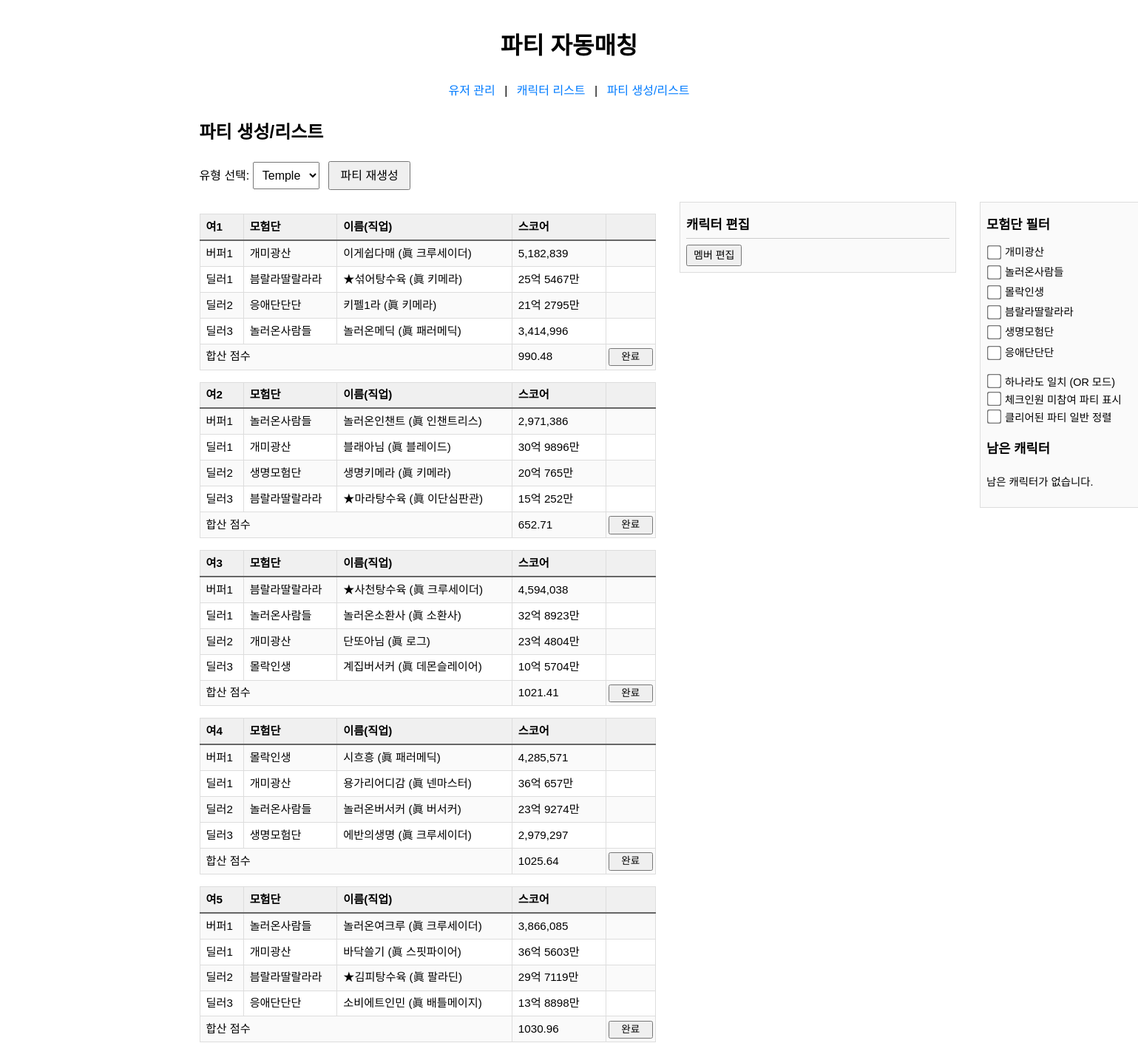
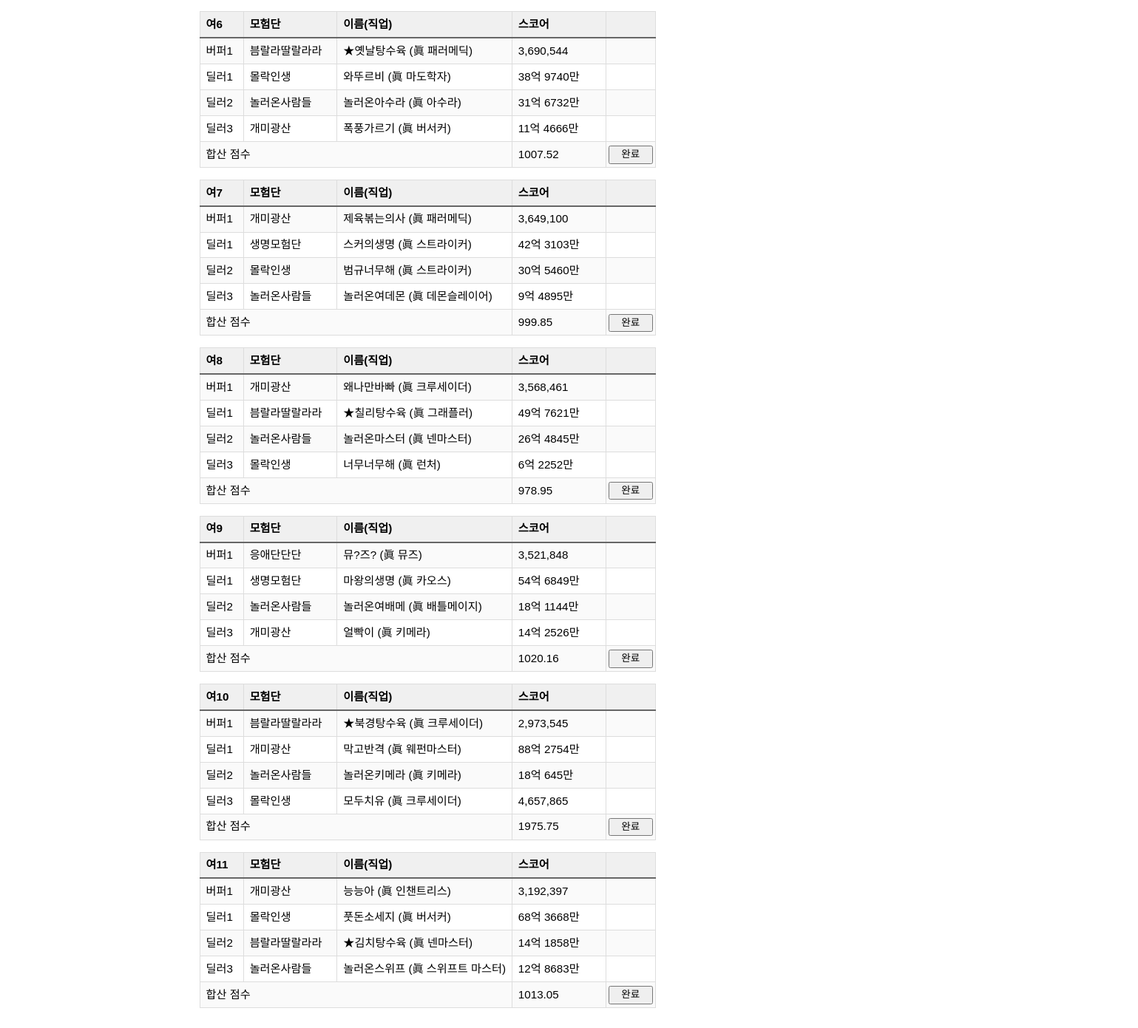
Page /party/ on the earlier database version (2 pictures, top to bottom).
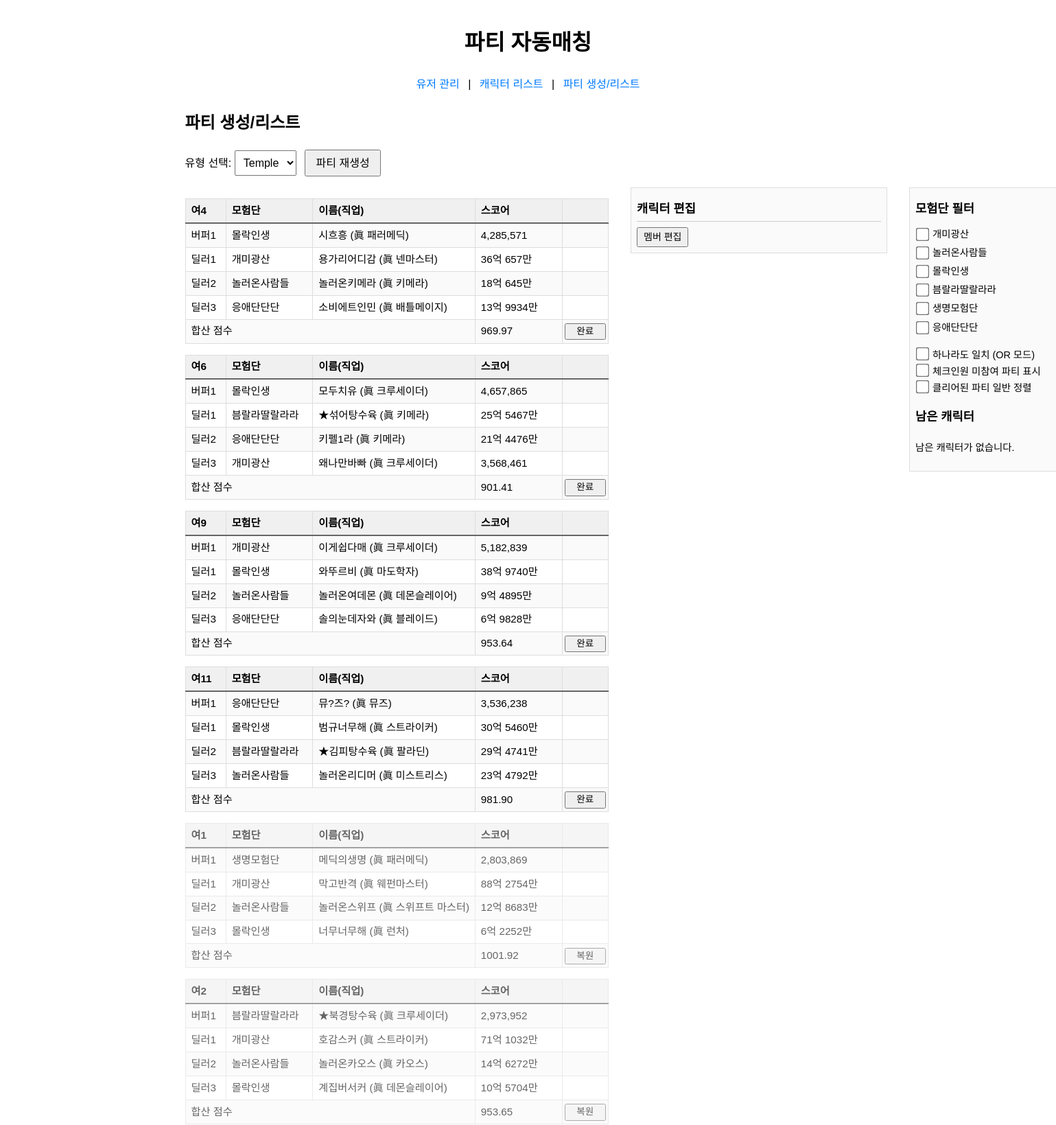
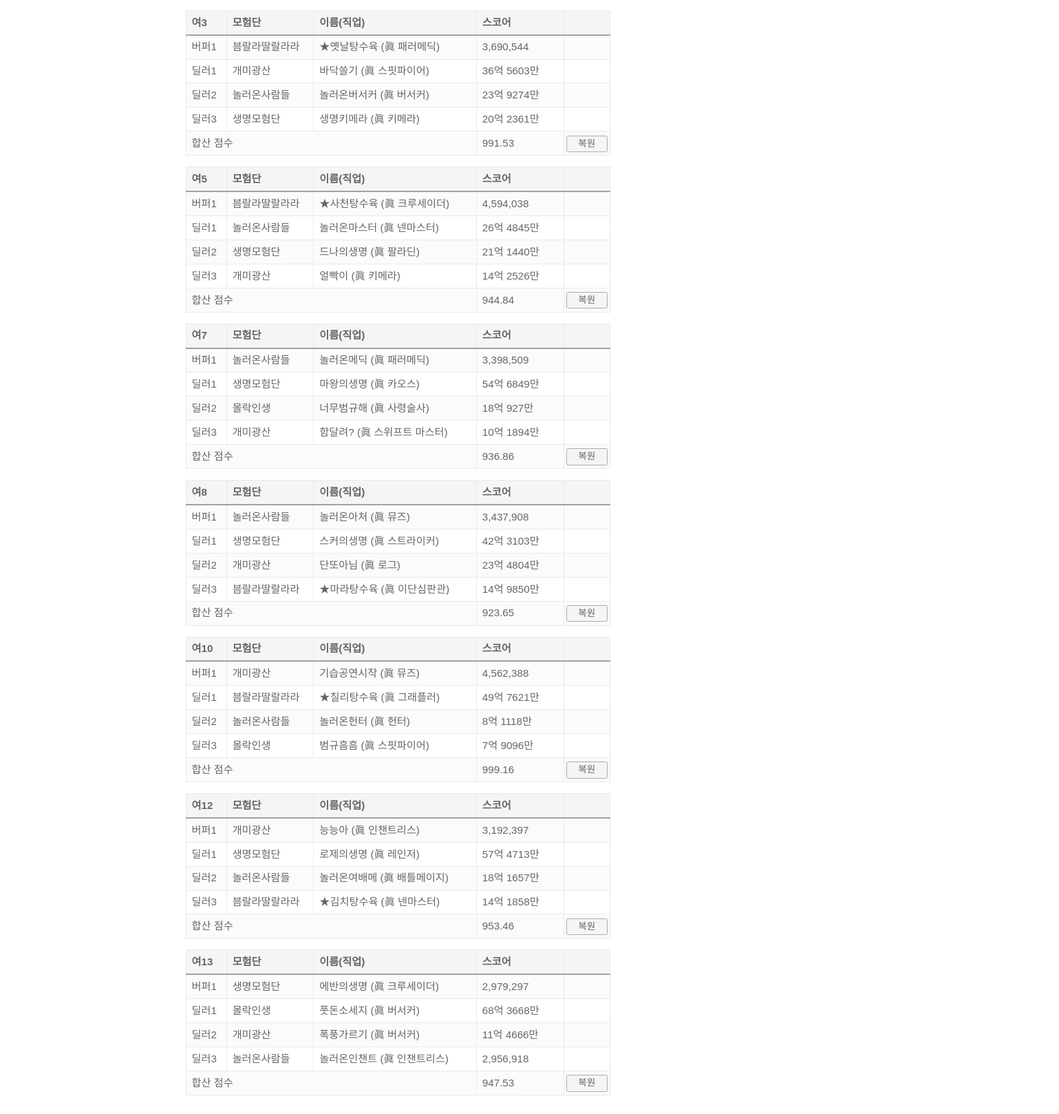
Same page on the later database version (2 pictures, top to bottom).
### tables this page shows
CREATE TABLE "party" (
	"id"	INTEGER,
	"type"	TEXT,
	"buffer"	TEXT,
	"dealer1"	TEXT,
	"dealer2"	TEXT,
	"dealer3"	TEXT,
	"result"	NUMERIC,
	"is_completed"	TEXT,
	PRIMARY KEY("id" AUTOINCREMENT)
);

### blueprints/party.py (the view, shortened to what this page needs)
@party_bp.route('/', methods=['GET', 'POST'])
def list_and_generate():
    role = request.values.get('role', 'temple')
    conn = get_db_connection()
    rows = conn.execute(
        "SELECT id, buffer, dealer1, dealer2, dealer3, result, "
        "       COALESCE(is_completed, 0) AS is_completed "
        "FROM party WHERE type = ? ORDER BY id ASC",
        (role,)
    ).fetchall()
    parties = []
    for r in rows:
        completed_flag = False
        try:
            completed_flag = bool(int(r['is_completed']))
        except Exception:
            completed_flag = bool(r['is_completed'])
        raw_buf = r['buffer']
        if raw_buf:
            buf = json.loads(raw_buf)
            buf['isbuffer'] = bool(int(buf.get('isbuffer', 0)))
        else:
            buf = None
        dealers = []
        for key in ('dealer1', 'dealer2', 'dealer3'):
            raw = r[key]
            if raw:
                d = json.loads(raw)
                d['isbuffer'] = bool(int(d.get('isbuffer', 0)))
                dealers.append(d)
            else:
                dealers.append(None)
        parties.append({
            'id': r['id'],
            'buffer': buf,
            'dealers': dealers,
            'result': r['result'],
            'is_completed': bool(int(r['is_completed'])),
        })
    ab_rows = conn.execute(
        "SELECT character FROM abandonment WHERE type = ? ORDER BY id ASC",
        (role,)
    ).fetchall()
    abandoned = [json.loads(r['character']) for r in ab_rows]
    conn.close()
    return render_template(
        'party.html',
        selected=role,
        parties=parties,
        abandoned=abandoned
    )

### blueprints/party.py (called while the page is built)
def format_korean(num):
    parts = []
    eok = num // 100_000_000
    if eok:
        parts.append(f"{eok}억")
        num %= 100_000_000
    man = num // 10_000
    if man:
        parts.append(f"{man}만")
    return " ".join(parts) or "0"

### db.py (called while the page is built)
def get_db_connection():
    db_path = os.path.join(current_app.root_path, 'database', 'DB.sqlite')
    conn = sqlite3.connect(db_path)
    conn.row_factory = sqlite3.Row
    return conn

### templates/party.html (shortened to what this page needs)
{% extends 'base.html' %}
{% block content %}
  <h2>파티 생성/리스트</h2>
  <div style="margin-bottom:1rem;">
    <form method="get" action="" style="display:inline;">
      <label for="role-select">유형 선택:</label>
      <select id="role-select" name="role" onchange="this.form.submit()">
        <option value="temple" {% if selected=='temple' %}selected{% endif %}>Temple</option>
      </select>
    </form>
	<form method="post" action="" style="display:inline; margin-left:0.5rem;" id="regen-form">
	  <button type="submit" id="regen-btn">파티 재생성</button>
	</form>
  </div>
  {% if parties %}
    <div class="party-wrapper">
      {% set prefixes = {'temple':'여','azure':'애','venus':'베'} %}
      <div class="party-list">
        {% for p in parties %}
          {% set partyIndex = loop.index %}
          <table class="border table-auto {% if p.is_completed %}completed{% endif %}" data-id="{{ p.id }}">
            <colgroup>
              <col style="width:7ch">
              <col style="width:15ch">
              <col style="width:28ch">
              <col style="width:15ch">
              <col style="width:8ch">
            </colgroup>
            <thead class="bg-gray-100">
              <tr>
                <th>{{ prefixes[selected] }}{{ loop.index }}</th>
                <th>모험단</th>
                <th>이름(직업)</th>
                <th>스코어</th>
                <th></th>
              </tr>
            </thead>
            <tbody>
			  <tr class="border-b">
				<td>버퍼1</td>
				{% if p.buffer %}
				  <td>{{ p.buffer.adventure }}</td>
				  <td>{{ p.buffer.chara_name }} ({{ p.buffer.job }})</td>
				  <td class="text-right">{{ "{:,}".format(p.buffer.score) }}</td>
				{% else %}
				  <td colspan="2" class="text-center">—</td>
				  <td class="text-right">—</td>
				{% endif %}
				<td class="swap-col">
				</td>
			  </tr>
              {% for i in range(3) %}
                {% set d = p.dealers[i] %}
                <tr class="border-b">
                  <td>딜러{{ i+1 }}</td>
                  {% if d %}
                    <td>{{ d.adventure }}</td>
                    <td>{{ d.chara_name }} ({{ d.job }})</td>
                    <td class="text-right">
                      {% if d.isbuffer %}
                        {{ "{:,}".format(d.score) }}
                      {% else %}
                        <span class="score-text">{{ d.score | int | korean }}</span>
                      {% endif %}
                    </td>
                  {% else %}
                    <td colspan="2" class="text-center">—</td>
                    <td>—</td>
                  {% endif %}
                  <td class="swap-col">
                  </td>
                </tr>
              {% endfor %}
              <tr class="bg-gray-100">
                <td colspan="3" class="text-right font-semibold">합산 점수</td>
                <td class="text-right font-semibold">
                  {{ "{:.2f}".format(p.result) if p.result is not none else '—' }}
                </td>
                <td>
                  {% if not p.is_completed %}
                    <form method="post"
                          action="{{ url_for('party.complete_party') }}"
                          onsubmit="return confirm('이 파티를 던전 클리어 처리하시겠습니까?');">
                      <button type="submit">완료</button>
                    </form>
                  {% else %}
                    <form method="post"
                          action="{{ url_for('party.uncomplete_party') }}"
                          onsubmit="return confirm('이 파티를 미완료 상태로 되돌리시겠습니까?');">
                      <button type="submit">복원</button>
                    </form>
                  {% endif %}
                </td>
              </tr>
            </tbody>
          </table>
        {% endfor %}
      </div>
      <div class="middle-list">
        <h3>캐릭터 편집</h3>
        <button id="edit-members-btn">멤버 편집</button>
      </div>
      <div class="abandon-list">
        <h3>모험단 필터</h3>
        <ul id="filter-options" class="filter-options"></ul>
        <div class="mode-toggle">
          <label><input type="checkbox" id="filter-mode"> 하나라도 일치 (OR 모드)</label><br>
		  <label><input type="checkbox" id="show-non-participating"> 체크인원 미참여 파티 표시</label><br>
          <label><input type="checkbox" id="show-completed"> 클리어된 파티 일반 정렬</label>
        </div>
        <h3>남은 캐릭터</h3>
        {% if abandoned %}
          <ul class="characters">
            {% for c in abandoned %}
              <li data-char='{{ c|tojson }}'>
                <div class="character-card">
                  <div class="card-top">
                    {{ c.adventure }} — {{ c.chara_name }} ({{ c.job }})
                  </div>
                  <div class="card-bottom">
                    [{{ '버퍼' if c.isbuffer else '딜러' }}] - {{ "{:,}".format(c.score) }}
                    <button class="swap-in-btn" disabled>IN</button>
                  </div>
                </div>
              </li>
            {% endfor %}
          </ul>
        {% else %}
          <p>남은 캐릭터가 없습니다.</p>
        {% endif %}
      </div>
    </div>
  {% else %}
    <p>해당 유형의 파티가 없습니다. 파티 재생성을 눌러주세요.</p>
  {% endif %}
{% endblock %}

### templates/base.html (shortened to what this page needs)
<!doctype html>
<html lang="ko">
<head>
  <link rel="stylesheet" href="{{ url_for('static', filename='style.css') }}">
</head>
<body>
  <header>
    <h1>파티 자동매칭</h1>
    <nav>
      <a href="{{ url_for('users.list_users') }}">유저 관리</a> |
      <a href="{{ url_for('characters.show_characters') }}">캐릭터 리스트</a> |
      <a href="{{ url_for('party.list_and_generate') }}">파티 생성/리스트</a>
    </nav>
  </header>
  <main>
    {% block content %}{% endblock %}
  </main>
</body>
</html>
</body>
</html>

### static/style.css (style rules this page uses)
body { font-family: sans-serif; max-width: 1000px; margin: 0 auto; padding: 1rem; line-height: 1.6; }
header { text-align: center; margin-bottom: 1.5rem; }
nav { margin-top: 0.5rem; }
nav a { margin: 0 0.5rem; text-decoration: none; color: #007bff; }
select { padding: 0.4rem 0.6rem; font-size: 0.9rem; }
button { padding: 0.4rem 0.8rem; font-size: 1rem; line-height: 1.2; cursor: pointer; margin-right: 0.25rem; }
.table, table { width: auto; border-collapse: collapse; font-size: 0.9rem; margin-top: 1rem; }
th, td { border: 1px solid #ddd; padding: 0.4rem 0.8rem; text-align: left; white-space: nowrap; }
thead th { background-color: #f0f0f0; border-bottom: 2px solid #666; }
tbody tr:nth-child(odd) { background-color: #fafafa; }
p { margin-top: 1rem; font-size: 0.9rem; }
@media (min-width: 1024px) and (max-width: 1919px) { body { max-width: 1000px; padding: 1rem; } }
@media (min-width: 1024px) and (max-width: 1919px) { button { padding: 0.5rem 0.9rem; font-size: 1rem; margin-right: 0.4rem; } }
@media (min-width: 1024px) and (max-width: 1919px) { select { padding: 0.5rem; font-size: 1rem; } }
@media (min-width: 1024px) and (max-width: 1919px) { table { font-size: 0.95rem; } }
input[type="checkbox"] { transform: scale(1.5); margin: 0.25rem; }
.party-wrapper { display: flex; align-items: flex-start; gap: 2rem; width: 100%; }
.party-list { flex: 0 0 auto; margin-right: auto; }
.middle-list { flex: 0 0 40ch; position: sticky; top: 1rem; max-height: calc(100vh - 6rem); overflow-y: auto; padding: 0.5rem; border: 1px solid #ddd; background: #fafafa; }
.middle-list h3 { margin-top: 0.5rem; margin-bottom: 0.5rem; font-size: 1.1rem; border-bottom: 1px solid #ccc; padding-bottom: 0.25rem; }
.abandon-list { flex: 0 0 40ch; margin-left: 2rem; position: sticky; top: 1rem; max-height: calc(100vh - 6rem); overflow-y: auto; padding: 0.5rem; border: 1px solid #ddd; background: #fafafa; }
.party-list button, .abandon-list button { padding: 0.10rem 0.5rem; font-size: 0.875rem; line-height: 1.2; }
.party-list table th, .party-list table td { padding: 0.3rem 0.5rem; }
#edit-members-btn { padding: 0.25rem 0.5rem; font-size: 0.875rem; line-height: 1.2; margin: 0; }
.party-list table td:last-child form button { display: inline-block; width: 100%; margin: 0; padding: 0; height: 100%; font-size: 0.85rem; line-height: 1.5em; }
.party-list table td:last-child { padding: 0.2em; text-align: center; vertical-align: middle; }
.party-list table td.swap-col { padding: 0.2em; text-align: center; vertical-align: middle; }
.swap-col { padding: 0; }
.middle-list h3 { border-bottom: 1px solid #ccc; }

### templates/party.html (style rules this page uses)
.completed { filter: grayscale(100%); opacity: 0.6; }
.party-wrapper { display: flex; align-items: flex-start; gap: 2rem; width: 100%; }
.party-list { flex: 1 1 auto; }
.party-list table { width: 65ch; table-layout: fixed; margin-bottom: 1rem; }
.abandon-list { flex: 0 0 40ch; margin-left: auto; position: sticky; top: 1rem; max-height: calc(100vh - 6rem); overflow-y: auto; padding: 0.5rem; border: 1px solid #ddd; background: #fafafa; }
.abandon-list h3 { margin: 0.5rem 0 0.25rem; font-size: 1.1rem; padding-bottom: 0.25rem; }
.abandon-list .filter-options { list-style: none; padding: 0; margin: 0.5rem 0 1rem; }
.abandon-list .mode-toggle { margin-bottom: 1rem; font-size: 0.9rem; }

Differences in the rows shown:
removed party: prefixes "여", buffer.adventure "개미광산", buffer.chara_name "이게쉽다매", buffer.job "眞 크루세이더", buffer.score "5,182,839", i "1" "2" "3", adventure "븜랄라딸랄라라" "응애단단단" "놀러온사람들", chara_name "★섞어탕수육" "키펠1라" "놀러온메딕", job "眞 키메라" "眞 키메라" "眞 패러메딕", score|korean "25억 5467만" "21억 2795만", score "3,414,996", result "990.48"
removed party: prefixes "여", buffer.adventure "놀러온사람들", buffer.chara_name "놀러온인챈트", buffer.job "眞 인챈트리스", buffer.score "2,971,386", i "1" "2" "3", adventure "개미광산" "생명모험단" "븜랄라딸랄라라", chara_name "블래아님" "생명키메라" "★마라탕수육", job "眞 블레이드" "眞 키메라" "眞 이단심판관", score|korean "30억 9896만" "20억 765만" "15억 252만", result "652.71"
removed party: prefixes "여", buffer.adventure "븜랄라딸랄라라", buffer.chara_name "★사천탕수육", buffer.job "眞 크루세이더", buffer.score "4,594,038", i "1" "2" "3", adventure "놀러온사람들" "개미광산" "몰락인생", chara_name "놀러온소환사" "단또아님" "계집버서커", job "眞 소환사" "眞 로그" "眞 데몬슬레이어", score|korean "32억 8923만" "23억 4804만" "10억 5704만", result "1021.41"
removed party: prefixes "여", buffer.adventure "몰락인생", buffer.chara_name "시흐흥", buffer.job "眞 패러메딕", buffer.score "4,285,571", i "1" "2" "3", adventure "개미광산" "놀러온사람들" "생명모험단", chara_name "용가리어디감" "놀러온버서커" "에반의생명", job "眞 넨마스터" "眞 버서커" "眞 크루세이더", score|korean "36억 657만" "23억 9274만", score "2,979,297", result "1025.64"
removed party: prefixes "여", buffer.adventure "놀러온사람들", buffer.chara_name "놀러온여크루", buffer.job "眞 크루세이더", buffer.score "3,866,085", i "1" "2" "3", adventure "개미광산" "븜랄라딸랄라라" "응애단단단", chara_name "바닥쓸기" "★김피탕수육" "소비에트인민", job "眞 스핏파이어" "眞 팔라딘" "眞 배틀메이지", score|korean "36억 5603만" "29억 7119만" "13억 8898만", result "1030.96"
removed party: prefixes "여", buffer.adventure "븜랄라딸랄라라", buffer.chara_name "★옛날탕수육", buffer.job "眞 패러메딕", buffer.score "3,690,544", i "1" "2" "3", adventure "몰락인생" "놀러온사람들" "개미광산", chara_name "와뚜르비" "놀러온아수라" "폭풍가르기", job "眞 마도학자" "眞 아수라" "眞 버서커", score|korean "38억 9740만" "31억 6732만" "11억 4666만", result "1007.52"
removed party: prefixes "여", buffer.adventure "개미광산", buffer.chara_name "제육볶는의사", buffer.job "眞 패러메딕", buffer.score "3,649,100", i "1" "2" "3", adventure "생명모험단" "몰락인생" "놀러온사람들", chara_name "스커의생명" "범규너무해" "놀러온여데몬", job "眞 스트라이커" "眞 스트라이커" "眞 데몬슬레이어", score|korean "42억 3103만" "30억 5460만" "9억 4895만", result "999.85"
removed party: prefixes "여", buffer.adventure "개미광산", buffer.chara_name "왜나만바빠", buffer.job "眞 크루세이더", buffer.score "3,568,461", i "1" "2" "3", adventure "븜랄라딸랄라라" "놀러온사람들" "몰락인생", chara_name "★칠리탕수육" "놀러온마스터" "너무너무해", job "眞 그래플러" "眞 넨마스터" "眞 런처", score|korean "49억 7621만" "26억 4845만" "6억 2252만", result "978.95"
removed party: prefixes "여", buffer.adventure "응애단단단", buffer.chara_name "뮤?즈?", buffer.job "眞 뮤즈", buffer.score "3,521,848", i "1" "2" "3", adventure "생명모험단" "놀러온사람들" "개미광산", chara_name "마왕의생명" "놀러온여배메" "얼빡이", job "眞 카오스" "眞 배틀메이지" "眞 키메라", score|korean "54억 6849만" "18억 1144만" "14억 2526만", result "1020.16"
removed party: prefixes "여", buffer.adventure "븜랄라딸랄라라", buffer.chara_name "★북경탕수육", buffer.job "眞 크루세이더", buffer.score "2,973,545", i "1" "2" "3", adventure "개미광산" "놀러온사람들" "몰락인생", chara_name "막고반격" "놀러온키메라" "모두치유", job "眞 웨펀마스터" "眞 키메라" "眞 크루세이더", score|korean "88억 2754만" "18억 645만", score "4,657,865", result "1975.75"
removed party: prefixes "여", buffer.adventure "개미광산", buffer.chara_name "능능아", buffer.job "眞 인챈트리스", buffer.score "3,192,397", i "1" "2" "3", adventure "몰락인생" "븜랄라딸랄라라" "놀러온사람들", chara_name "풋돈소세지" "★김치탕수육" "놀러온스위프", job "眞 버서커" "眞 넨마스터" "眞 스위프트 마스터", score|korean "68억 3668만" "14억 1858만" "12억 8683만", result "1013.05"
added party: prefixes "여", buffer.adventure "생명모험단", buffer.chara_name "메딕의생명", buffer.job "眞 패러메딕", buffer.score "2,803,869", i "1" "2" "3", adventure "개미광산" "놀러온사람들" "몰락인생", chara_name "막고반격" "놀러온스위프" "너무너무해", job "眞 웨펀마스터" "眞 스위프트 마스터" "眞 런처", score|korean "88억 2754만" "12억 8683만" "6억 2252만", result "1001.92"
added party: prefixes "여", buffer.adventure "븜랄라딸랄라라", buffer.chara_name "★북경탕수육", buffer.job "眞 크루세이더", buffer.score "2,973,952", i "1" "2" "3", adventure "개미광산" "놀러온사람들" "몰락인생", chara_name "호감스커" "놀러온카오스" "계집버서커", job "眞 스트라이커" "眞 카오스" "眞 데몬슬레이어", score|korean "71억 1032만" "14억 6272만" "10억 5704만", result "953.65"
added party: prefixes "여", buffer.adventure "븜랄라딸랄라라", buffer.chara_name "★옛날탕수육", buffer.job "眞 패러메딕", buffer.score "3,690,544", i "1" "2" "3", adventure "개미광산" "놀러온사람들" "생명모험단", chara_name "바닥쓸기" "놀러온버서커" "생명키메라", job "眞 스핏파이어" "眞 버서커" "眞 키메라", score|korean "36억 5603만" "23억 9274만" "20억 2361만", result "991.53"
added party: prefixes "여", buffer.adventure "몰락인생", buffer.chara_name "시흐흥", buffer.job "眞 패러메딕", buffer.score "4,285,571", i "1" "2" "3", adventure "개미광산" "놀러온사람들" "응애단단단", chara_name "용가리어디감" "놀러온키메라" "소비에트인민", job "眞 넨마스터" "眞 키메라" "眞 배틀메이지", score|korean "36억 657만" "18억 645만" "13억 9934만", result "969.97"
added party: prefixes "여", buffer.adventure "븜랄라딸랄라라", buffer.chara_name "★사천탕수육", buffer.job "眞 크루세이더", buffer.score "4,594,038", i "1" "2" "3", adventure "놀러온사람들" "생명모험단" "개미광산", chara_name "놀러온마스터" "드나의생명" "얼빡이", job "眞 넨마스터" "眞 팔라딘" "眞 키메라", score|korean "26억 4845만" "21억 1440만" "14억 2526만", result "944.84"
added party: prefixes "여", buffer.adventure "몰락인생", buffer.chara_name "모두치유", buffer.job "眞 크루세이더", buffer.score "4,657,865", i "1" "2" "3", adventure "븜랄라딸랄라라" "응애단단단" "개미광산", chara_name "★섞어탕수육" "키펠1라" "왜나만바빠", job "眞 키메라" "眞 키메라" "眞 크루세이더", score|korean "25억 5467만" "21억 4476만", score "3,568,461", result "901.41"
added party: prefixes "여", buffer.adventure "놀러온사람들", buffer.chara_name "놀러온메딕", buffer.job "眞 패러메딕", buffer.score "3,398,509", i "1" "2" "3", adventure "생명모험단" "몰락인생" "개미광산", chara_name "마왕의생명" "너무범규해" "함달려?", job "眞 카오스" "眞 사령술사" "眞 스위프트 마스터", score|korean "54억 6849만" "18억 927만" "10억 1894만", result "936.86"
added party: prefixes "여", buffer.adventure "놀러온사람들", buffer.chara_name "놀러온아처", buffer.job "眞 뮤즈", buffer.score "3,437,908", i "1" "2" "3", adventure "생명모험단" "개미광산" "븜랄라딸랄라라", chara_name "스커의생명" "단또아님" "★마라탕수육", job "眞 스트라이커" "眞 로그" "眞 이단심판관", score|korean "42억 3103만" "23억 4804만" "14억 9850만", result "923.65"
added party: prefixes "여", buffer.adventure "개미광산", buffer.chara_name "이게쉽다매", buffer.job "眞 크루세이더", buffer.score "5,182,839", i "1" "2" "3", adventure "몰락인생" "놀러온사람들" "응애단단단", chara_name "와뚜르비" "놀러온여데몬" "솔의눈데자와", job "眞 마도학자" "眞 데몬슬레이어" "眞 블레이드", score|korean "38억 9740만" "9억 4895만" "6억 9828만", result "953.64"
added party: prefixes "여", buffer.adventure "개미광산", buffer.chara_name "기습공연시작", buffer.job "眞 뮤즈", buffer.score "4,562,388", i "1" "2" "3", adventure "븜랄라딸랄라라" "놀러온사람들" "몰락인생", chara_name "★칠리탕수육" "놀러온헌터" "범규흠흠", job "眞 그래플러" "眞 헌터" "眞 스핏파이어", score|korean "49억 7621만" "8억 1118만" "7억 9096만", result "999.16"
added party: prefixes "여", buffer.adventure "응애단단단", buffer.chara_name "뮤?즈?", buffer.job "眞 뮤즈", buffer.score "3,536,238", i "1" "2" "3", adventure "몰락인생" "븜랄라딸랄라라" "놀러온사람들", chara_name "범규너무해" "★김피탕수육" "놀러온리디머", job "眞 스트라이커" "眞 팔라딘" "眞 미스트리스", score|korean "30억 5460만" "29억 4741만" "23억 4792만", result "981.90"
added party: prefixes "여", buffer.adventure "개미광산", buffer.chara_name "능능아", buffer.job "眞 인챈트리스", buffer.score "3,192,397", i "1" "2" "3", adventure "생명모험단" "놀러온사람들" "븜랄라딸랄라라", chara_name "로제의생명" "놀러온여배메" "★김치탕수육", job "眞 레인저" "眞 배틀메이지" "眞 넨마스터", score|korean "57억 4713만" "18억 1657만" "14억 1858만", result "953.46"
added party: prefixes "여", buffer.adventure "생명모험단", buffer.chara_name "에반의생명", buffer.job "眞 크루세이더", buffer.score "2,979,297", i "1" "2" "3", adventure "몰락인생" "개미광산" "놀러온사람들", chara_name "풋돈소세지" "폭풍가르기" "놀러온인챈트", job "眞 버서커" "眞 버서커" "眞 인챈트리스", score|korean "68억 3668만" "11억 4666만", score "2,956,918", result "947.53"
